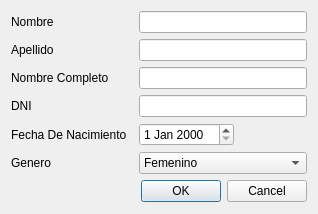
<?xml version="1.0" encoding="UTF-8"?>
<ui version="4.0">
 <class>dialogUsuario</class>
 <widget class="QDialog" name="dialogUsuario">
  <property name="geometry">
   <rect>
    <x>0</x>
    <y>0</y>
    <width>318</width>
    <height>214</height>
   </rect>
  </property>
  <property name="windowTitle">
   <string>Dialog</string>
  </property>
  <layout class="QGridLayout" name="gridLayout">
   <item row="0" column="0" colspan="2">
    <widget class="QLabel" name="label_3">
     <property name="text">
      <string>Nombre</string>
     </property>
    </widget>
   </item>
   <item row="1" column="0" colspan="2">
    <widget class="QLabel" name="label_4">
     <property name="text">
      <string>Apellido</string>
     </property>
    </widget>
   </item>
   <item row="1" column="2">
    <widget class="QLineEdit" name="lineEdit_Apellido"/>
   </item>
   <item row="6" column="0" colspan="2">
    <widget class="QLabel" name="label_7">
     <property name="text">
      <string>Genero</string>
     </property>
    </widget>
   </item>
   <item row="6" column="2">
    <widget class="QComboBox" name="comboBox_Genero">
     <property name="sizePolicy">
      <sizepolicy hsizetype="Preferred" vsizetype="Fixed">
       <horstretch>0</horstretch>
       <verstretch>0</verstretch>
      </sizepolicy>
     </property>
     <property name="currentIndex">
      <number>0</number>
     </property>
     <item>
      <property name="text">
       <string>Femenino</string>
      </property>
     </item>
     <item>
      <property name="text">
       <string>Masculino</string>
      </property>
     </item>
     <item>
      <property name="text">
       <string>Otro</string>
      </property>
     </item>
    </widget>
   </item>
   <item row="7" column="1" colspan="2">
    <widget class="QDialogButtonBox" name="buttonBox">
     <property name="orientation">
      <enum>Qt::Horizontal</enum>
     </property>
     <property name="standardButtons">
      <set>QDialogButtonBox::Cancel|QDialogButtonBox::Ok</set>
     </property>
    </widget>
   </item>
   <item row="0" column="2">
    <widget class="QLineEdit" name="lineEdit_Nombre"/>
   </item>
   <item row="3" column="0">
    <widget class="QLabel" name="label_6">
     <property name="text">
      <string>DNI</string>
     </property>
    </widget>
   </item>
   <item row="3" column="2">
    <widget class="QLineEdit" name="lineEdit_Dni">
     <property name="inputMask">
      <string>99999999</string>
     </property>
    </widget>
   </item>
   <item row="2" column="2">
    <widget class="QLineEdit" name="lineEdit_NomApe">
     <property name="readOnly">
      <bool>true</bool>
     </property>
    </widget>
   </item>
   <item row="2" column="0" colspan="2">
    <widget class="QLabel" name="label_5">
     <property name="text">
      <string>Nombre Completo</string>
     </property>
    </widget>
   </item>
   <item row="4" column="0">
    <widget class="QLabel" name="label_2">
     <property name="text">
      <string>Fecha De Nacimiento</string>
     </property>
    </widget>
   </item>
   <item row="4" column="2">
    <widget class="QDateEdit" name="dateEdit">
     <property name="sizePolicy">
      <sizepolicy hsizetype="Fixed" vsizetype="Fixed">
       <horstretch>0</horstretch>
       <verstretch>0</verstretch>
      </sizepolicy>
     </property>
     <property name="minimumSize">
      <size>
       <width>0</width>
       <height>0</height>
      </size>
     </property>
     <property name="acceptDrops">
      <bool>false</bool>
     </property>
    </widget>
   </item>
  </layout>
 </widget>
 <resources/>
 <connections>
  <connection>
   <sender>buttonBox</sender>
   <signal>accepted()</signal>
   <receiver>dialogUsuario</receiver>
   <slot>accept()</slot>
   <hints>
    <hint type="sourcelabel">
     <x>248</x>
     <y>254</y>
    </hint>
    <hint type="destinationlabel">
     <x>157</x>
     <y>274</y>
    </hint>
   </hints>
  </connection>
  <connection>
   <sender>buttonBox</sender>
   <signal>rejected()</signal>
   <receiver>dialogUsuario</receiver>
   <slot>reject()</slot>
   <hints>
    <hint type="sourcelabel">
     <x>316</x>
     <y>260</y>
    </hint>
    <hint type="destinationlabel">
     <x>286</x>
     <y>274</y>
    </hint>
   </hints>
  </connection>
 </connections>
</ui>
